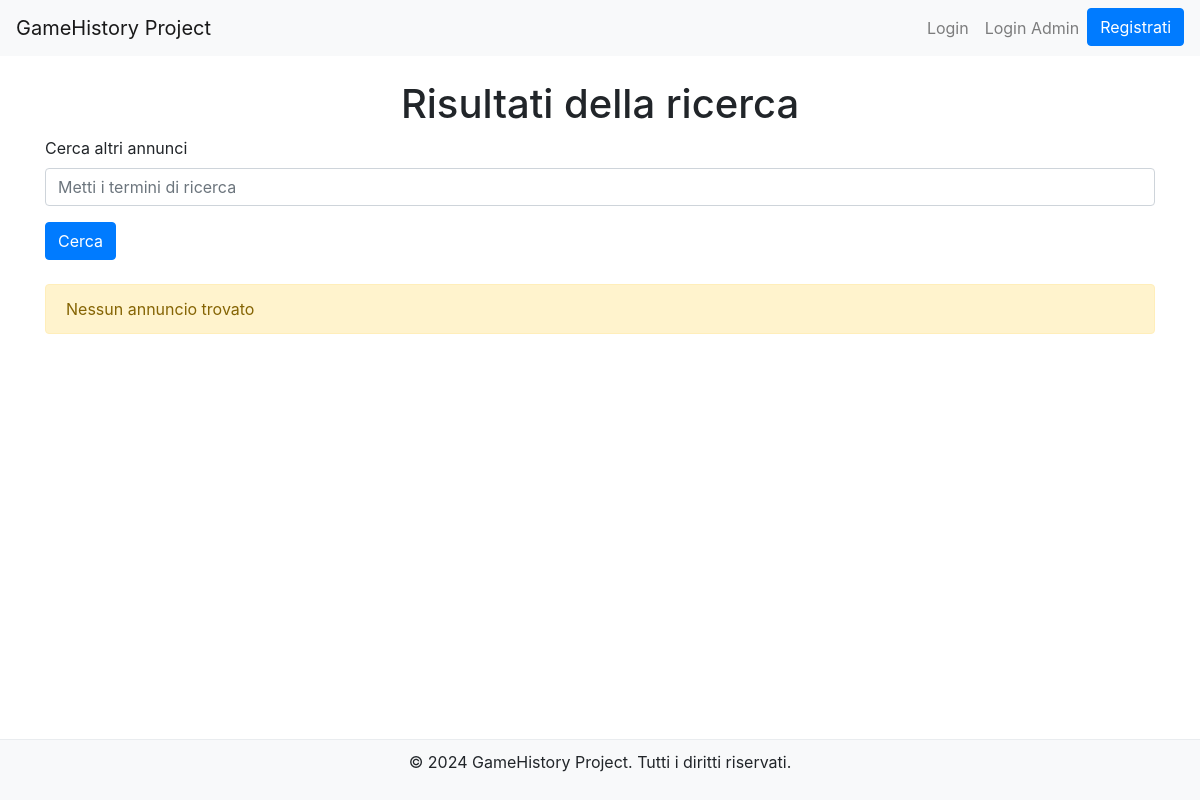
/search/, run on an earlier commit of the app's database.
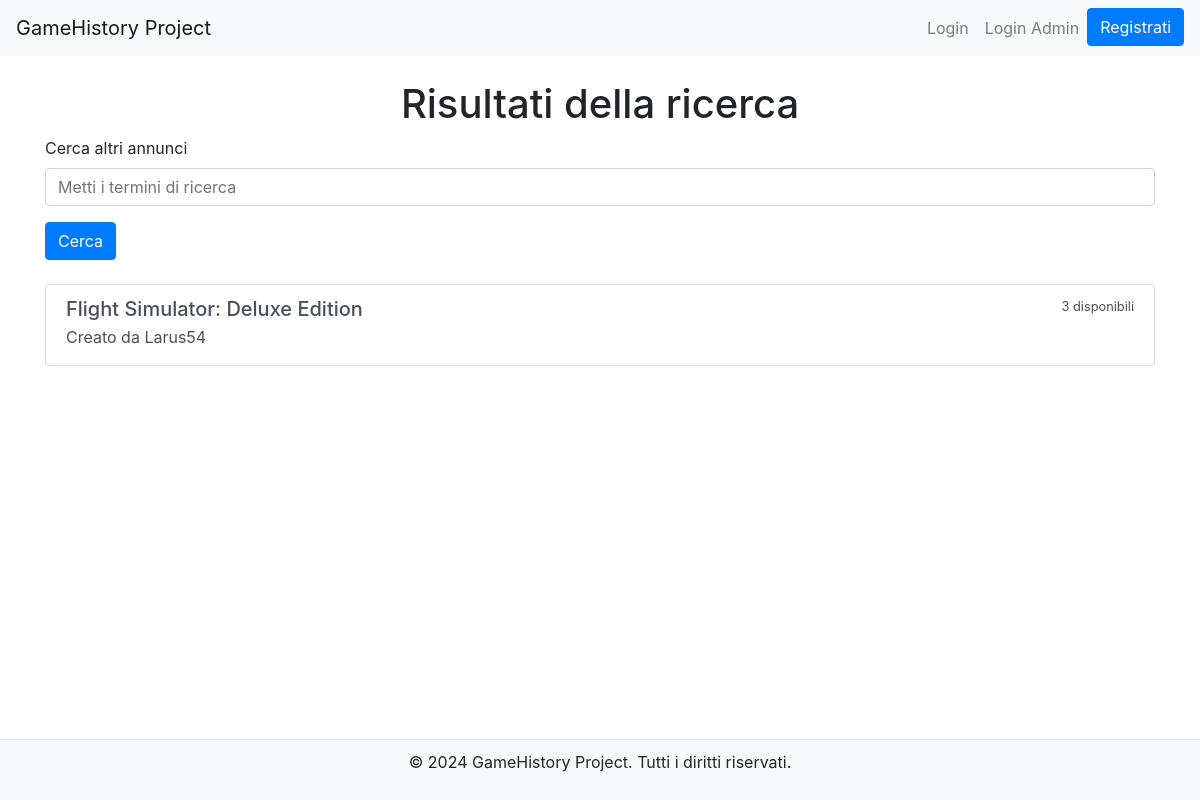
And on a later commit of the database.
### marketplace/models.py (models this page shows, shortened)
class Listing(models.Model):
    user = models.ForeignKey(User, on_delete=models.CASCADE)  # Foreign Key sullo user
    game = models.ForeignKey(Game, on_delete=models.CASCADE)  # Foreign Key sul gioco collegato
    price = models.DecimalField(max_digits=10, decimal_places=2) # campo del prezzo
    quantity = models.PositiveIntegerField(default=1)  # campo della quantità disponibile dell'annuncio
    created_at = models.DateTimeField(auto_now_add=True)  # campo che riguarda la data di pubblicazione)
    is_available = models.BooleanField(default=True)  # campo che riguarda la disponibilità per la visione sulla home principale

class Game(models.Model):
    title = models.CharField(max_length=100)
    release_date = models.DateField()
    genre = models.CharField(max_length=50)
    category = models.CharField(max_length=50)
    platform = models.CharField(max_length=50)
    description = models.TextField()

### marketplace/views.py (the view)
# urls.py: path('search/', views.search_listings, name='search_listings'),
def search_listings(request):
    query = request.GET.get('query')
    listings = Listing.objects.filter(is_available=True)
    if query:
        listings = listings.filter(
            Q(game__title__icontains=query) |
            Q(game__genre__icontains=query)
        )
    return render(request, 'marketplace/search_results.html', {
        'listings': listings,
        'query': query,
    })

### marketplace/templates/marketplace/search_results.html (shortened to what this page needs)
<!DOCTYPE html>
<html lang="en">
<head>
    <link href="https://stackpath.bootstrapcdn.com/bootstrap/4.5.2/css/bootstrap.min.css" rel="stylesheet">
</head>
<body>
    <nav class="navbar navbar-expand-lg navbar-light bg-light">
        <a class="navbar-brand" href="{% url 'home'%}">GameHistory Project</a>
        <div class="collapse navbar-collapse" id="navbarNav">
            <ul class="navbar-nav ml-auto">
                {% if user.is_authenticated %}
                    <li class="nav-item">
                        <a class="nav-link" href="{% url 'user_profile' %}">Il tuo account</a>
                    </li>
                    <li class="nav-item">
                        <a class="nav-link" href="{% url 'manage_offers' %}">Gestione offerte</a>
                    </li>
                    <li class="nav-item">
                        <a class="nav-link" href="{% url 'create_listing' %}">Crea annuncio</a>
                    </li>
                    {% if user.is_superuser %}
                    <li class="nav-item">
                        <a class="btn btn-outline-danger" href="{% url 'admin:index' %}">Admin Dashboard</a>
                    </li>
                    {% endif %}
                    <li class="nav-item">
                        <form method="post" action="{% url 'logout' %}" class="form-inline">
                            {% csrf_token %}
                            <button type="submit" class="btn btn-outline-danger">Logout</button>
                        </form>
                    </li>
                {% else %}
                    <li class="nav-item">
                        <a class="nav-link" href="{% url 'login' %}">Login</a>
                    </li>
                    <li class="nav-item">
                        <a class="nav-link" href="{% url 'admin:index' %}">Login Admin</a>
                    </li>
                    <li class="nav-item">
                        <a class="btn btn-primary" href="{% url 'signup' %}">Registrati</a>
                    </li>
                {% endif %}
            </ul>
        </div>
    </nav>
    <div class="container mt-4">
        <h1 class="text-center">Risultati della ricerca</h1>
        <form method="GET" action="{% url 'search_listings' %}" class="mb-4">
            <div class="form-group">
                <label for="query">Cerca altri annunci</label>
                <input type="text" class="form-control" id="query" name="query" placeholder="Metti i termini di ricerca" value="{{ form.cleaned_data.query }}">
            </div>
            <button type="submit" class="btn btn-primary">Cerca</button>
        </form>
        {% if listings %}
            <div class="list-group">
                {% for listing in listings %}
                    <a href="{% url 'listing_detail' listing.id %}" class="list-group-item list-group-item-action">
                        <div class="d-flex w-100 justify-content-between">
                            <h5 class="mb-1">{{ listing.game.title }}</h5>
                            {% if listing.quantity == 1%}
                                <small class="text-danger">{{ listing.quantity }} disponibile</small>
                            {% else %}
                                <small>{{ listing.quantity }} disponibili</small>
                            {% endif %}
                        </div>
                        <p class="mb-1">Creato da {{ listing.user.username }}</p>
                    </a>
                {% endfor %}
            </div>
        {% else %}
            <p class="alert alert-warning">Nessun annuncio trovato</p>
        {% endif %}
    </div>
    <footer class="footer">
        <p>&copy; 2024 GameHistory Project. Tutti i diritti riservati.</p>
    </footer>
</body>
</html>

What changed in the data, as far as the page shows it:
now on this page (row edited): Listing: game "Flight Simulator: Deluxe Edition", quantity "3", user.username "Larus54"
Also different on the page:
text no longer shown: "Nessun annuncio trovato"
